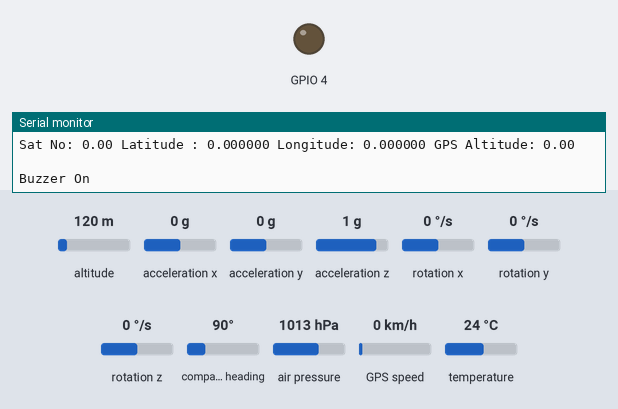
The sketch below on a simulated ESP32. Shown: output pins drawn as LEDs (lit = HIGH), the last lines printed to the serial monitor. The inputs (shaded band) are chosen by the test bench; at power-on: air pressure 1013 hPa, altitude 120 m, acceleration x 0 g, acceleration y 0 g, acceleration z 1 g, rotation x 0 °/s, rotation y 0 °/s, rotation z 0 °/s, compass heading 90°, GPS speed 0 km/h, temperature 24 °C. Storage starts empty; the GPS gets a fix after 3 s at 37.7749, -122.4194 with 8 satellites.

Above: at 2.2 s.
2.3 s: air pressure set to 1011 hPa
At 4.1 s:
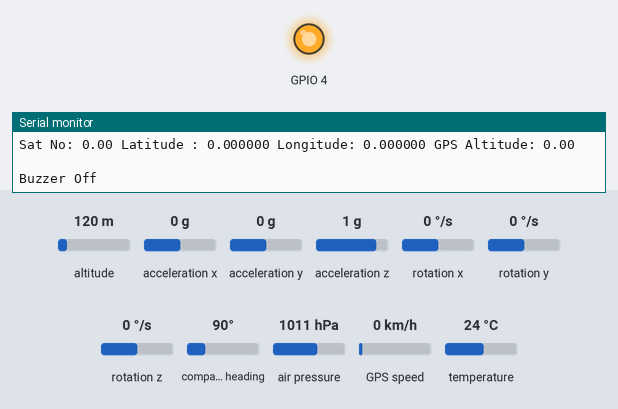
6.0 s: air pressure set to 1025 hPa
At 8.1 s:
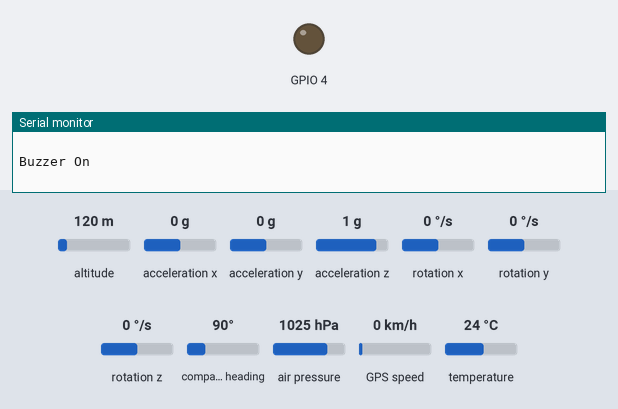
9.1 s: air pressure set to 952 hPa
At 11.2 s:
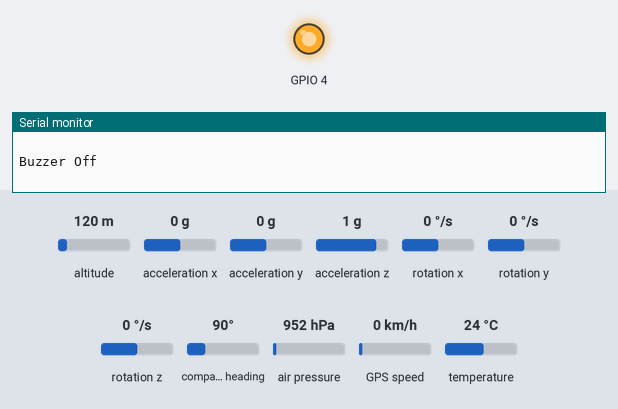
Timing chart, 0 to 12.7 s (numbered marks = the images above; inputs shaded):
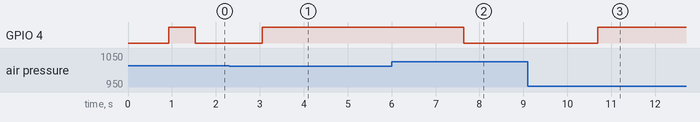

Measured:
- the behaviour switches between 1013 and 1012 hPa on air pressure (found by bisection; images 0 and 1)
- after the input at 2.3 s, GPIO 4: LOW → HIGH after 0.75 s
- after the input at 6.0 s, GPIO 4: HIGH → LOW after 1.6 s
- after the input at 9.1 s, GPIO 4: LOW → HIGH after 1.6 s

The sketch:

FINAL-CODE-MAP-LOCATION-FINAL.ino
```cpp
#include <NMEAGPS.h>
#include <HardwareSerial.h>
#include "FS.h"
#include "SD.h"
#include "SPI.h"
#include <Adafruit_BMP085.h>
#include <Adafruit_MPU6050.h>
#include <Adafruit_Sensor.h>
#include <Adafruit_HMC5883_U.h>
#include <Wire.h>
#include <esp_now.h>
#include <esp_wifi.h>
#include <WiFi.h>

// Sensor objects
Adafruit_MPU6050 mpu;
Adafruit_BMP085 bmp;
Adafruit_HMC5883_Unified mag = Adafruit_HMC5883_Unified(12345);
float sealevel;
// GPS objects
NMEAGPS gps;
gps_fix fix;
HardwareSerial gpsSerial(2); // UART2: RX=16, TX=17

// SD card chip select (use correct pin for your module)
#define SD_CS 5
File kmlFile;
unsigned long lastSaveTime = 0;
int fileIndex = 0; // counter for filenames

/*----------------------------------WIFI Starts-------------------------------------------*/
uint8_t broadcastAddress[] = {0x6C, 0xC8, 0x40, 0x44, 0x94, 0xB8}; //6C:C8:40:44:94:B8
//struct for RF Data
typedef struct struct_message {
  float Temperature;
  float Altitude;
  float Pressure;
  float Heading;
  float Xacc;
  float Yacc;
  float Zacc;
  float Angaccx;
  float Angaccy;
  float Angaccz;
  float Magx;
  float Magy;
  float Magz;
  float Sat;
  float Lat;
  float Long;
  float GPSAlt;
} struct_message;

struct_message myData;
esp_now_peer_info_t peerInfo;

// callback when data is sent
void OnDataSent(const uint8_t *mac_addr, esp_now_send_status_t status) {
  //Serial.print("\r\nLast Packet Send Status:\t");
  //Serial.println(status == ESP_NOW_SEND_SUCCESS ? "Delivery Success" : "Delivery Fail");
}

wifi_interface_t current_wifi_interface;
/*----------------------------------WIFI Ends-------------------------------------------*/

/*--------------------------------SD CARD Functions-----------------------------------------*/
void readFile(fs::FS &fs, const char * path) {
  Serial.printf("Reading file: %s\n", path);
  File file = fs.open(path);
  if (!file) {
    Serial.println("Failed to open file for reading");
    return;
  }
  while (file.available()) {
    Serial.write(file.read());
  }
  file.close();
}

void writeFile(fs::FS &fs, const char * path, const char * message) {
  Serial.printf("Writing file: %s\n", path);
  File file = fs.open(path, FILE_WRITE);
  if (!file) {
    Serial.println("Failed to open file for writing");
    return;
  }
  if (file.print(message)) {
    Serial.println("File written");
  } else {
    Serial.println("Write failed");
  }
  file.close();
}

void appendFile(fs::FS &fs, const char * path, String message) {
  File file = fs.open(path, FILE_APPEND);
  if (!file) {
    Serial.println("Failed to open file for appending");
    return;
  }
  if (file.print(message)) {
    // Success message commented out to reduce serial clutter
    // Serial.println("Message appended");
  } else {
    Serial.println("Append failed");
  }
  file.close();
}

void deleteFile(fs::FS &fs, const char * path) {
  Serial.printf("Deleting file: %s\n", path);
  if (fs.remove(path)) {
    Serial.println("File deleted");
  } else {
    Serial.println("Delete failed");
  }
}

/*--------------------------------HMC5883L Functions-----------------------------------------*/
void displaySensorDetails(void) {
  sensor_t sensor;
  mag.getSensor(&sensor);
  Serial.println("------------------------------------");
  Serial.print ("Sensor: "); Serial.println(sensor.name);
  Serial.print ("Driver Ver: "); Serial.println(sensor.version);
  Serial.print ("Unique ID: "); Serial.println(sensor.sensor_id);
  Serial.print ("Max Value: "); Serial.print(sensor.max_value); Serial.println(" uT");
  Serial.print ("Min Value: "); Serial.print(sensor.min_value); Serial.println(" uT");
  Serial.print ("Resolution: "); Serial.print(sensor.resolution); Serial.println(" uT");
  Serial.println("------------------------------------");
  Serial.println("");
  delay(500);
}

/*--------------------------------KML File Functions-----------------------------------------*/
// Function to start a new KML file
void startNewKML() {
  if (kmlFile) {
    // close previous file with footer
    kmlFile.println("</coordinates>");
    kmlFile.println("</LineString>");
    kmlFile.println("</Placemark>");
    kmlFile.println("</Document>");
    kmlFile.println("</kml>");
    kmlFile.flush();
    kmlFile.close();
  }

  // create a new file with unique name
  String filename = "/gps_" + String(fileIndex++) + ".kml";
  kmlFile = SD.open(filename.c_str(), FILE_WRITE);

  if (kmlFile) {
    Serial.print("New file created: ");
    Serial.println(filename);

    // Write KML header
    kmlFile.println("<?xml version=\"1.0\" encoding=\"UTF-8\"?>");
    kmlFile.println("<kml xmlns=\"http://www.opengis.net/kml/2.2\">");
    kmlFile.println("<Document>");
    kmlFile.println("<name>GPS Path</name>");
    kmlFile.println("<Placemark>");
    kmlFile.println("<LineString>");
    kmlFile.println("<tessellate>1</tessellate>");
    kmlFile.println("<coordinates>");
    kmlFile.flush();
  } else {
    Serial.println("Failed to create new KML file!");
  }
}

void setup() {
  Serial.begin(9600);
  gpsSerial.begin(9600, SERIAL_8N1, 16, 17); // Initialize GPS serial

  // BMP180 configuration
  if (!bmp.begin()) {
    Serial.println("Could not find a valid BMP085 sensor, check wiring!");
    while (1) {}
  }
  sealevel = bmp.readPressure();
  Serial.println("Sea level pressure: ");
  Serial.println(sealevel);

  // SD card configuration
  if (!SD.begin(SD_CS)) {
    Serial.println("Card Mount Failed");
    return;
  }

  uint8_t cardType = SD.cardType();
  if (cardType == CARD_NONE) {
    Serial.println("No SD card attached");
    return;
  }

  Serial.print("SD Card Type: ");
  if (cardType == CARD_MMC) {
    Serial.println("MMC");
  } else if (cardType == CARD_SD) {
    Serial.println("SDSC");
  } else if (cardType == CARD_SDHC) {
    Serial.println("SDHC");
  } else {
    Serial.println("UNKNOWN");
  }

  uint64_t cardSize = SD.cardSize() / (1024 * 1024);
  Serial.printf("SD Card Size: %lluMB\n", cardSize);

  writeFile(SD, "/sensor_data.txt", "Xacc,Yacc,Zacc,Angaccx,Angaccy,Angaccz,Magx,Magy,Magz,Temperature,Altitude,Heading,Sat,Lat,Long,GPSAlt\n");

  Serial.printf("Total space: %lluMB\n", SD.totalBytes() / (1024 * 1024));
  Serial.printf("Used space: %lluMB\n", SD.usedBytes() / (1024 * 1024));

  // MPU6050 configuration
  Serial.println("Adafruit MPU6050 test!");

  // Try to initialize!
  if (!mpu.begin()) {
    Serial.println("Failed to find MPU6050 chip");
    while (1) {
      delay(10);
    }
  }

  Serial.println("MPU6050 Found!");
  mpu.setAccelerometerRange(MPU6050_RANGE_8_G);

  Serial.print("Accelerometer range set to: ");
  switch (mpu.getAccelerometerRange()) {
    case MPU6050_RANGE_2_G:
      Serial.println("+-2G");
      break;
    case MPU6050_RANGE_4_G:
      Serial.println("+-4G");
      break;
    case MPU6050_RANGE_8_G:
      Serial.println("+-8G");
      break;
    case MPU6050_RANGE_16_G:
      Serial.println("+-16G");
      break;
  }

  mpu.setGyroRange(MPU6050_RANGE_500_DEG);
  Serial.print("Gyro range set to: ");
  switch (mpu.getGyroRange()) {
    case MPU6050_RANGE_250_DEG:
      Serial.println("+- 250 deg/s");
      break;
    case MPU6050_RANGE_500_DEG:
      Serial.println("+- 500 deg/s");
      break;
    case MPU6050_RANGE_1000_DEG:
      Serial.println("+- 1000 deg/s");
      break;
    case MPU6050_RANGE_2000_DEG:
      Serial.println("+- 2000 deg/s");
      break;
  }

  mpu.setFilterBandwidth(MPU6050_BAND_21_HZ);
  Serial.print("Filter bandwidth set to: ");
  switch (mpu.getFilterBandwidth()) {
    case MPU6050_BAND_260_HZ:
      Serial.println("260 Hz");
      break;
    case MPU6050_BAND_184_HZ:
      Serial.println("184 Hz");
      break;
    case MPU6050_BAND_94_HZ:
      Serial.println("94 Hz");
      break;
    case MPU6050_BAND_44_HZ:
      Serial.println("44 Hz");
      break;
    case MPU6050_BAND_21_HZ:
      Serial.println("21 Hz");
      break;
    case MPU6050_BAND_10_HZ:
      Serial.println("10 Hz");
      break;
    case MPU6050_BAND_5_HZ:
      Serial.println("5 Hz");
      break;
  }

  // HMC5883 configuration
  /* Initialise the sensor */
  if (!mag.begin()) {
    /* There was a problem detecting the HMC5883 ... check your connections */
    Serial.println("Ooops, no HMC5883 detected ... Check your wiring!");
    while (1);
  }

  /* Display some basic information on this sensor */
  displaySensorDetails();
  Serial.println("");

  // Wifi configuration
  WiFi.mode(WIFI_STA);
  if (esp_wifi_set_protocol(current_wifi_interface, WIFI_PROTOCOL_LR) != ESP_OK) {
    Serial.println("Error initializing WIFI LR");
    return;
  }

  WiFi.setTxPower(WIFI_POWER_19_5dBm);

  // Init ESP-NOW
  if (esp_now_init() != ESP_OK) {
    Serial.println("Error initializing ESP-NOW");
    return;
  }

  // Once ESPNow is successfully Init, we will register for Send CB to get the status of Trasnmitted packet
  esp_now_register_send_cb(OnDataSent);

  // Register peer
  memcpy(peerInfo.peer_addr, broadcastAddress, 6);
  peerInfo.channel = 0;
  peerInfo.encrypt = false;

  // Add peer
  if (esp_now_add_peer(&peerInfo) != ESP_OK) {
    Serial.println("Failed to add peer");
    return;
  }

  // Buzzer configuration
  pinMode(4, OUTPUT);
  digitalWrite(4, HIGH);
  delay(100);

  // Start first KML file for GPS data
  startNewKML();
  lastSaveTime = millis();
}

void loop() {
  // mpu6050 gets data
  sensors_event_t a, g, temp;
  mpu.getEvent(&a, &g, &temp);
  myData.Xacc = a.acceleration.x;
  myData.Yacc = a.acceleration.y;
  myData.Zacc = a.acceleration.z;
  myData.Angaccx = g.gyro.x;
  myData.Angaccy = g.gyro.y;
  myData.Angaccz = g.gyro.z;
  delay(100);

  // bmp gets data
  myData.Temperature = bmp.readTemperature();
  myData.Pressure = bmp.readPressure();
  myData.Altitude = bmp.readAltitude(sealevel);

  // HMC5883 works
  sensors_event_t event;
  mag.getEvent(&event);
  myData.Magx = event.magnetic.x;
  myData.Magy = event.magnetic.y;
  myData.Magz = event.magnetic.z;

  // Calculate heading
  float heading = atan2(event.magnetic.y, event.magnetic.x);
  float declinationAngle = 0;
  heading += declinationAngle;

  if (heading < 0)
    heading += 2 * PI;
  if (heading > 2 * PI)
    heading -= 2 * PI;

  myData.Heading = heading * 180 / M_PI;
  delay(100);

  // GPS get data
  bool newGPSData = false;
  while (gps.available(gpsSerial)) {
    fix = gps.read();
    newGPSData = true;

    if (fix.valid.location) {
      myData.Lat = fix.latitude();
      myData.Long = fix.longitude();
    }

    if (fix.valid.altitude) {
      myData.GPSAlt = fix.altitude();
    }

    if (fix.valid.satellites) {
      myData.Sat = fix.satellites;
    }

    // Save GPS data to KML file
    if (kmlFile && fix.valid.location) {
      // Save coordinates: longitude,latitude,altitude
      kmlFile.print(fix.longitude(), 6);
      kmlFile.print(",");
      kmlFile.print(fix.latitude(), 6);
      kmlFile.print(",");

      if (fix.valid.altitude)
        kmlFile.println(fix.altitude());
      else
        kmlFile.println("0");

      kmlFile.flush();
    }
  }

  // Writes sensor data to SD Card
  String sd_text = String(myData.Xacc) + "," +
                  String(myData.Yacc) + "," +
                  String(myData.Zacc) + "," +
                  String(myData.Angaccx) + "," +
                  String(myData.Angaccy) + "," +
                  String(myData.Angaccz) + "," +
                  String(myData.Magx) + "," +
                  String(myData.Magy) + "," +
                  String(myData.Magz) + "," +
                  String(myData.Temperature) + "," +
                  String(myData.Altitude) + "," +
                  String(myData.Heading) + "," +
                  String(myData.Sat) + "," +
                  String(myData.Lat, 6) + "," +
                  String(myData.Long, 6) + "," +
                  String(myData.GPSAlt) + "\n";

  appendFile(SD, "/sensor_data.txt", sd_text);

  // RF Send
  esp_err_t result = esp_now_send(broadcastAddress, (uint8_t *) &myData, sizeof(myData));
  if (result == ESP_OK) {
    Serial.println("Sent with success");
  } else {
    Serial.println("Error sending the data");
  }

  // Display on Serial Monitor
  Serial.println("");
  Serial.print("Acceleration X: ");
  Serial.print(myData.Xacc);
  Serial.print(", Y: ");
  Serial.print(myData.Yacc);
  Serial.print(", Z: ");
  Serial.print(myData.Zacc);
  Serial.println(" m/s^2");

  Serial.print("Rotation X: ");
  Serial.print(myData.Angaccx);
  Serial.print(", Y: ");
  Serial.print(myData.Angaccy);
  Serial.print(", Z: ");
  Serial.print(myData.Angaccz);
  Serial.println(" rad/s");

  Serial.print("Temperature = ");
  Serial.print(myData.Temperature);
  Serial.println(" *C");

  Serial.print("Pressure = ");
  Serial.print(myData.Pressure);
  Serial.println(" Pa");

  Serial.print("Altitude = ");
  Serial.print(myData.Altitude);
  Serial.println(" meters");

  Serial.print("Magnetic X: ");
  Serial.print(myData.Magx);
  Serial.print(" ");
  Serial.print("Magnetic Y: ");
  Serial.print(myData.Magy);
  Serial.print(" ");
  Serial.print("Magnetic Z: ");
  Serial.print(myData.Magz);
  Serial.print(" ");
  Serial.println("uT");

  Serial.print("Heading: ");
  Serial.print(myData.Heading);
  Serial.println(" degrees");

  Serial.print("Sat No: ");
  Serial.print(myData.Sat);
  Serial.print(" Latitude : ");
  Serial.print(myData.Lat, 6);
  Serial.print(" Longitude: ");
  Serial.print(myData.Long, 6);
  Serial.print(" GPS Altitude: ");
  Serial.println(myData.GPSAlt);
  Serial.println(" ");

  // Buzzer decision
  if (myData.Altitude <= 1) // THIS SHOULD BE CHANGED BASED ON THE LOCATION
  {
    digitalWrite(4, LOW);
    Serial.println("Buzzer On");
  } else {
    digitalWrite(4, HIGH);
    Serial.println("Buzzer Off");
  }

  // Check if 2 minutes have passed to create a new KML file
  if (millis() - lastSaveTime >= 120000) { // 120000 ms = 2 minutes
    startNewKML();
    lastSaveTime = millis();
  }

  delay(1000); // Delay between readings
}
```
